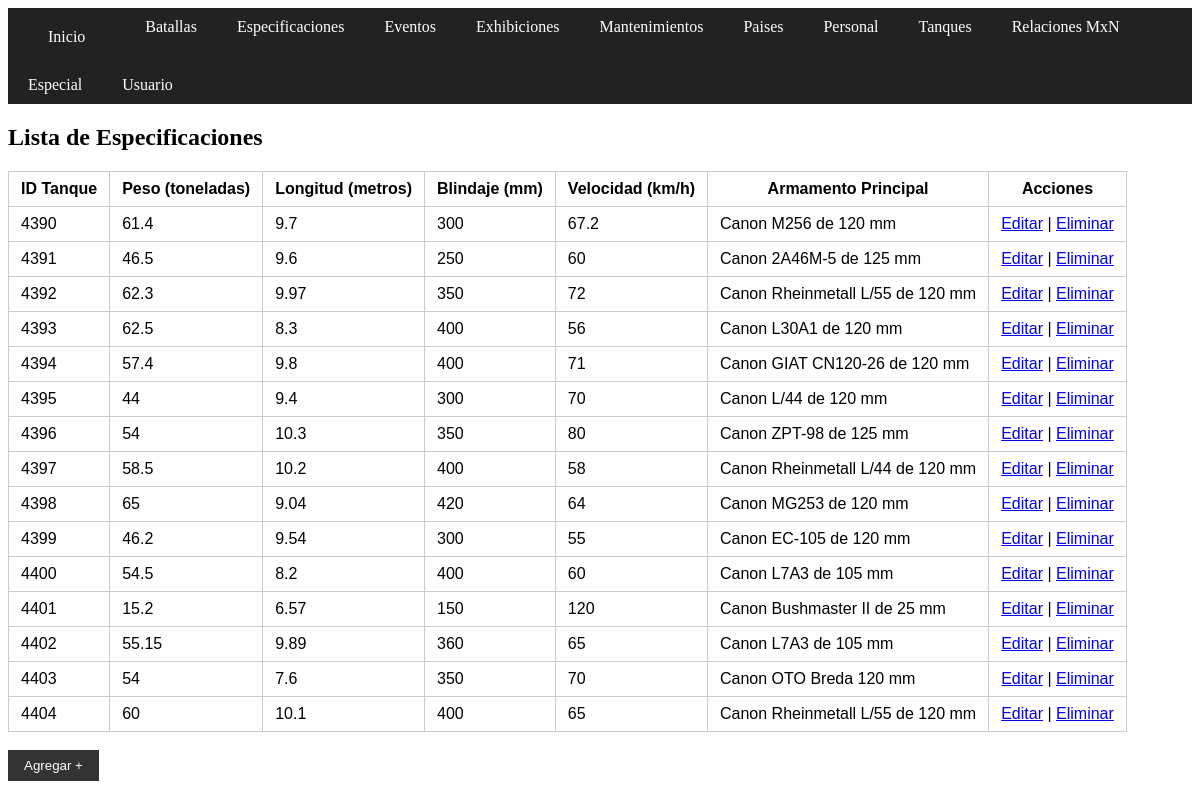
Before: /especificaciones/read.php with the older database file.
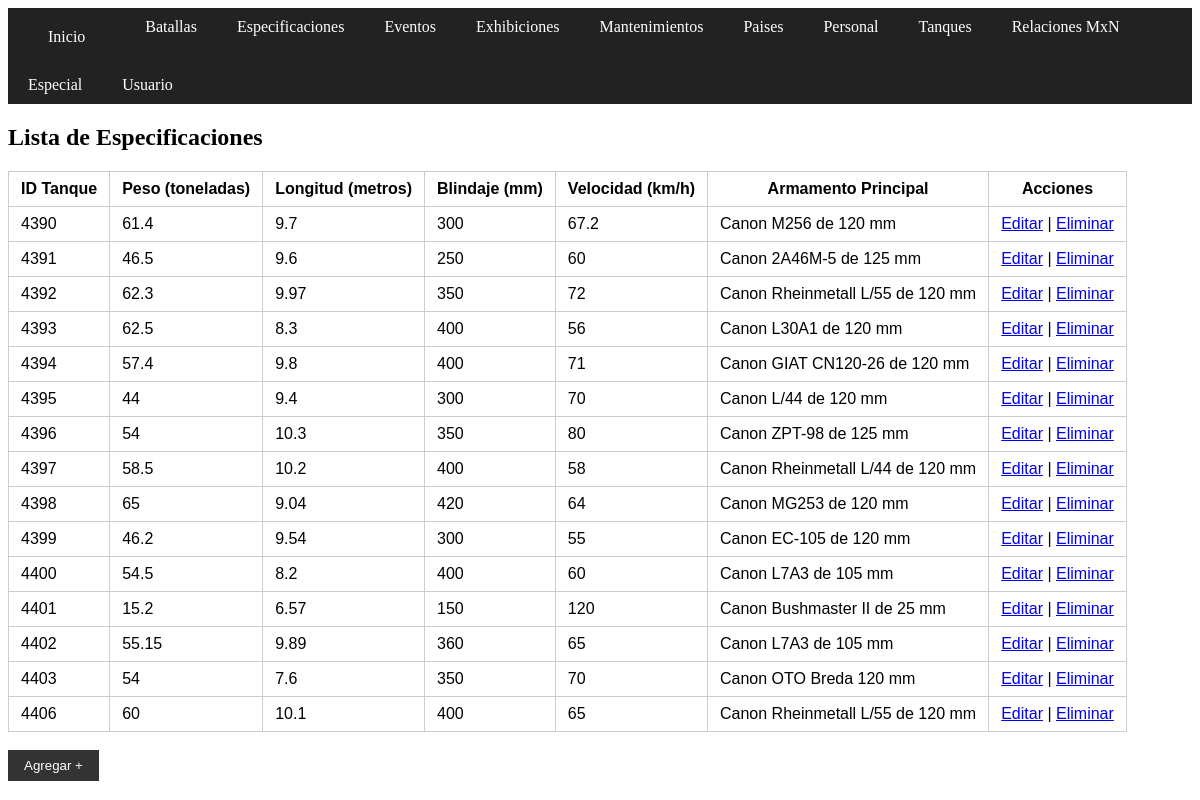
After: the same page with the newer database file.
### tables this page shows
CREATE TABLE `especificaciones` (
  `id_tanque` int(11) NOT NULL AUTO_INCREMENT,
  `peso_toneladas` float DEFAULT NULL,
  `longitud_metros` float DEFAULT NULL,
  `blindaje_mm` int(11) DEFAULT NULL,
  `velocidad_kmh` float DEFAULT NULL,
  `armamento_principal` varchar(100) DEFAULT NULL,
  PRIMARY KEY (`id_tanque`),
  CONSTRAINT `especificaciones_ibfk_1` FOREIGN KEY (`id_tanque`) REFERENCES `tanques` (`id_tanque`)
);

### especificaciones/read.php (the view, shortened to what this page needs)
<?php
include_once "../config.php";
$sql = "SELECT * FROM especificaciones ORDER BY id_tanque";
$result = $conn->query($sql);
?>
<!DOCTYPE html>
<html>
<head>
    <link rel="stylesheet" href="../estilos.css">
</head>
<body>
<?php include "../menu.php"; ?>
<h2>Lista de Especificaciones</h2>
<table>
    <tr>
        <th>ID Tanque</th>
        <th>Peso (toneladas)</th>
        <th>Longitud (metros)</th>
        <th>Blindaje (mm)</th>
        <th>Velocidad (km/h)</th>
        <th>Armamento Principal</th>
        <th>Acciones</th>
    </tr>
    <?php while($row = $result->fetch_assoc()): ?>
    <tr>
        <td><?= $row['id_tanque'] ?></td>
        <td><?= $row['peso_toneladas'] ?></td>
        <td><?= $row['longitud_metros'] ?></td>
        <td><?= $row['blindaje_mm'] ?></td>
        <td><?= $row['velocidad_kmh'] ?></td>
        <td><?= $row['armamento_principal'] ?></td>
        <td>
            <a href="update.php?id=<?= $row['id_tanque'] ?>">Editar</a> |
            <a href="delete.php?id=<?= $row['id_tanque'] ?>" onclick="return confirm('¿Seguro que deseas eliminar esta especificación?')">Eliminar</a>
        </td>
    </tr>
    <?php endwhile; ?>
</table> <br>
<form><input type="submit" value="Agregar +" formaction="create.php"></form>
</body>
</html>

### menu.php (shortened to what this page needs)
<!DOCTYPE html>
<html>
<head>
    <link rel="stylesheet" href="/museotanques/estilos.css">
</head>
<body>
    <nav>
        <ul class="main-menu">
            <li><a href="/museotanques/index.php">Inicio</a></li>
            <li> Batallas
            </li>
            <li> Especificaciones
            </li>
            <li> Eventos
            </li>
            <li> Exhibiciones
            </li>
            <li> Mantenimientos
            </li>
            <li> Paises
            </li>
            <li> Personal
            </li>
            <li> Tanques
            </li>
            <li> Relaciones MxN
            </li>
            <li> Especial
            </li>
            <li> Usuario
            </li>
        </ul>
    </nav>
</body>
</html>

### estilos.css (style rules this page uses)
nav ul.main-menu, nav ul.main-menu ul { list-style: none; padding: 0; margin: 0; }
nav ul.main-menu { background: #222; display: flex; flex-wrap: wrap; }
nav ul.main-menu > li { position: relative; display: inline-block; }
nav ul.main-menu > li > a, nav ul.main-menu > li { text-align: center; color: #fff; padding: 10px 20px; text-decoration: none; display: block; cursor: pointer; white-space: nowrap; }
table { font-family: sans-serif; border-collapse: collapse; background: #fff; }
th, td { padding: 8px 12px; border: 1px solid #ccc; }
input[type="submit"] { padding: 8px 16px; background: #333; color: #fff; border: none; }

Changed rows visible on the page:
removed especificaciones: id_tanque "4404", peso_toneladas "60", longitud_metros "10.1", blindaje_mm "400", velocidad_kmh "65", armamento_principal "Canon Rheinmetall L/55 de 120 mm"
added especificaciones: id_tanque "4406", peso_toneladas "60", longitud_metros "10.1", blindaje_mm "400", velocidad_kmh "65", armamento_principal "Canon Rheinmetall L/55 de 120 mm"
